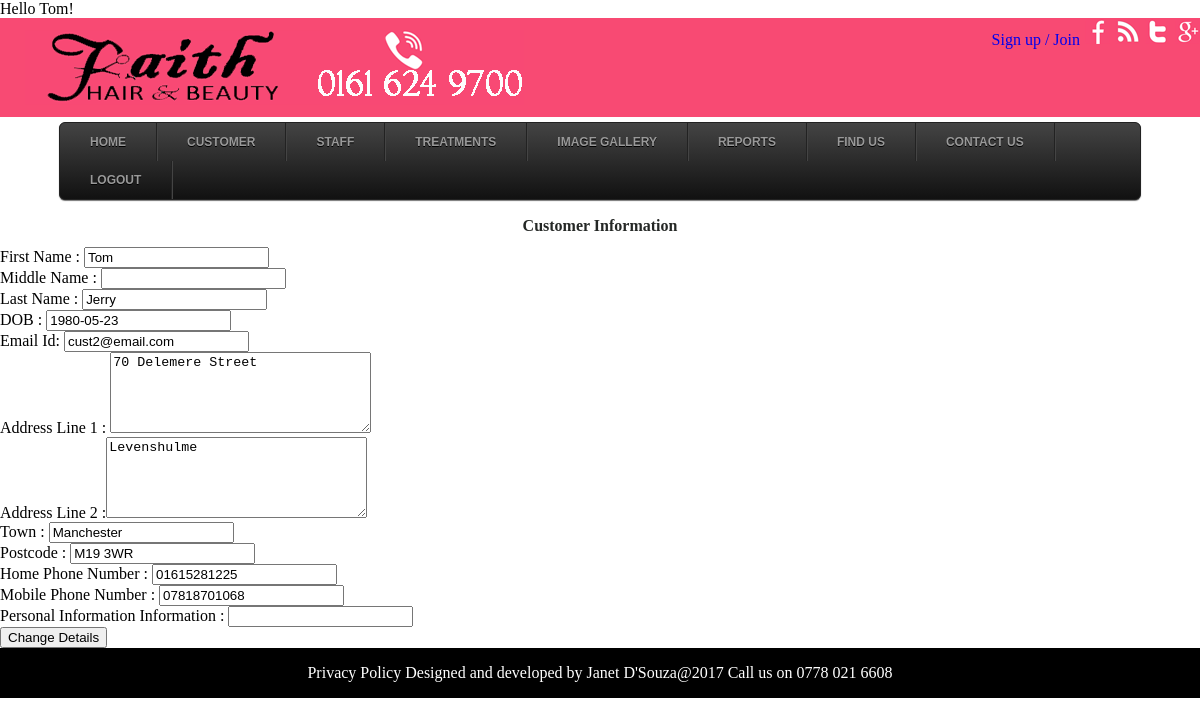
The app's page /public/showCustomerDetails.php (signed in) with its own data.
### tables this page shows
CREATE TABLE faith_customer (
customer_Id INT(10) NOT NULL AUTO_INCREMENT,
cust_FName varchar(25) NOT NULL,
cust_MName varchar(25),
cust_LName varchar(50) NOT NULL,
cust_DOB Date,
cust_Email varchar(50) NOT NULL,
cust_Address1 varchar(50) NOT NULL,
cust_Address2 varchar(50),
cust_Town varchar(25) NOT NULL,
cust_Postcode varchar(15) NOT NULL,
cust_Homephone varchar(15),
cust_Mobilephone varchar(15),
cust_Personal_Info varchar(250),
cust_Password varchar(50) NOT NULL,
CONSTRAINT customer_ID_PK PRIMARY KEY (customer_Id),
CONSTRAINT cust_Email_UQ UNIQUE (cust_Email)
);

### public/showCustomerDetails.php (the view, shortened to what this page needs)
<?php
	require_once ("../includes/session.php");
	require_once ("../includes/functions.php");
	include ("../includes/layouts/header.php");
?>
<h3>Customer Information </h3>
<?php
	$query = 'SELECT * FROM faith_customer WHERE cust_FName = "' . $_SESSION['first_name'] . '" AND cust_Email="' . $_SESSION['email'] . '";';
	$result=@mysqli_query($connection,$query);
	$num_rows = mysqli_num_rows($result);
	if ($result) {
		if ($num_rows > 0) {
				while ($row = mysqli_fetch_array($result, MYSQLI_ASSOC))
				{
					echo'<form action="updateCustomer.php" method="post">	';
 					echo '<tr><td><p>First Name : <input type="text" name="cust_FName" value="' . $row['cust_FName'] . '"></p></td></tr>';
					echo '<tr><td><p>Middle Name : <input type="text" name="cust_MName" value="' . $row['cust_MName'] . '"></p></td></tr>';
					echo '<tr><td><p>Last Name : <input type="text" name="cust_LName" value="' . $row['cust_LName'] . '"></p></td></tr>';
					echo '<tr><td><p>DOB : <input type="text" name="cust_DOB" value="' . $row['cust_DOB'] . '"></p></td></tr>';
					echo '<tr><td><p>Email Id: <input type="email" name="cust_Email" value="' . $row['cust_Email'] . '"></p></td></tr>';
					echo '<tr><td><p>Address Line 1 : <textarea name="cust_address1" rows="5" cols="30">' . $row['cust_Address1'] . '</textarea></p></td></tr>';
					echo '<tr><td><p>Address Line 2 :<textarea name="cust_address2" rows="5" cols="30">' . $row['cust_Address2'] . '</textarea></p></td></tr>';
					echo '<tr><td><p>Town : <input type="text" name="cust_Town" value="' . $row['cust_Town'] . '"></p></td></tr>';
					echo '<tr><td><p>Postcode : <input type="text" name="cust_Postcode" value="' . $row['cust_Postcode'] . '"></p></td></tr>';
					echo '<tr><td><p>Home Phone Number : <input type="text" name="cust_Homephone" value="' . $row['cust_Homephone'] . '"></p></td></tr>';
					echo '<tr><td><p>Mobile Phone Number : <input type="text" name="cust_Mobilephone" value="' . $row['cust_Mobilephone'] . '"></p></td></tr>';
					echo '<tr><td><p>Personal Information Information : <input type="text" name="cust_Personal_Info" value="' . $row['cust_Personal_Info'] . '"></p></td></tr>';
					echo '<input type="submit" value="Change Details"></form></td>';
				}
		}
		else
		{
			echo '<p class="error">This customer does not exist.</p>';
			echo '<p>' . mysqli_error($connection) . '</p>';
		}
	}
	else
	{
		echo '<h3 class="error">System Error</h3>
		<p class="error">customer information could not be retrieved.</p>';
		echo '<p>' . mysqli_error($connection) . '</p>';
	}
?>
<?php
	include ("../includes/layouts/footer.php");
?>

### public/stylesheets/menu.css (style rules this page uses)
html,body,div,span,applet,object,iframe,h1,h2,h3,h4,h5,h6,p,blockquote,pre,a,abbr,acronym,address,big,cite,code,del,dfn,em,img,ins,kbd,q,s,samp,small,strike,strong,sub,sup,tt,var,b,u,i,dl,dt,dd,ol,nav ul,nav li,fieldset,form,label,legend,table,caption,tbody,tfoot,thead,tr,th,td,article,aside,canvas,details,embed,figure,figcaption,header,hgroup,menu,nav,output,ruby,section,summary,time,mark,audio,video { margin:0;padding:0;border:0;font-size:100%;font:inherit;vertical-align:baseline; }
body { font-family:Arial, Helvetica, sans-serif; background:#fff; }

### public/stylesheets/style.css (style rules this page uses)
html,body,div,span,applet,object,iframe,h1,h2,h3,h4,h5,h6,p,blockquote,pre,a,abbr,acronym,address,big,cite,code,del,dfn,em,img,ins,kbd,q,s,samp,small,strike,strong,sub,sup,tt,var,b,u,i,dl,dt,dd,ol,nav ul,nav li,fieldset,form,label,legend,table,caption,tbody,tfoot,thead,tr,th,td,article,aside,canvas,details,embed,figure,figcaption,footer,header,hgroup,menu,nav,output,ruby,section,summary,time,mark,audio,video { margin:0;padding:0;border:0;font-size:100%;font:inherit;vertical-align:baseline; }
body { background:#fff; }
H3 { font-size :1.0em; color :#252826; padding: 1% 2%; text-align:center; font-weight:bold; }

### records on screen
faith_customer: cust_FName "Tom", cust_LName "Jerry", cust_DOB "1980-05-23", cust_Email "cust2@email.com", cust_address1 "70 Delemere Street", cust_address2 "Levenshulme", cust_Town "Manchester", cust_Postcode "M19 3WR", cust_Homephone "01615281225", cust_Mobilephone "07818701068"

### other values on screen
$_SESSION['first_name'] "Tom"
